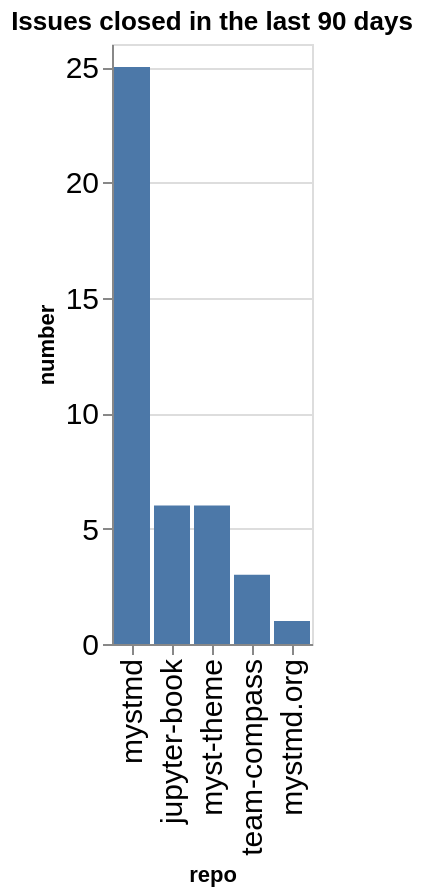

Source (notebook cell):
### Code cell
closed_counts = closed.groupby(['org', 'repo']).count()['number'].reset_index()
closed_counts['org/repo'] = closed_counts.apply(lambda a: a['org'] + '/' + a['repo'], axis=1)
sorted_vals = closed_counts.sort_values(['number'], ascending=False)['repo'].values
alt.Chart(data=closed_counts, title=f"Issues closed in the last {n_days} days").mark_bar().encode(
    x=alt.X('repo', sort=alt.Sort(sorted_vals.tolist())),
    y='number',
)

### Figure 1 — Vega-Lite specification as saved in the notebook (floating-point values rounded to 4 significant figures)
{"config": {"axisLeft": {"labelFontSize": 15}, "axisBottom": {"labelFontSize": 15}}, "data": {"name": "data-731019c1d2bdbd139798e0f3871d9c74"}, "mark": {"type": "bar"}, "encoding": {"x": {"field": "repo", "sort": ["mystmd", "jupyter-book", "myst-theme", "team-compass", "mystmd.org"], "type": "nominal"}, "y": {"field": "number", "type": "quantitative"}}, "title": "Issues closed in the last 90 days", "$schema": "https://vega.github.io/schema/vega-lite/v5.20.1.json", "datasets": {"data-731019c1d2bdbd139798e0f3871d9c74": [{"org": "jupyter-book", "repo": "jupyter-book", "number": 6, "org/repo": "jupyter-book/jupyter-book"}, {"org": "jupyter-book", "repo": "myst-theme", "number": 6, "org/repo": "jupyter-book/myst-theme"}, {"org": "jupyter-book", "repo": "mystmd", "number": 25, "org/repo": "jupyter-book/mystmd"}, {"org": "jupyter-book", "repo": "mystmd.org", "number": 1, "org/repo": "jupyter-book/mystmd.org"}, {"org": "jupyter-book", "repo": "team-compass", "number": 3, "org/repo": "jupyter-book/team-compass"}]}}
